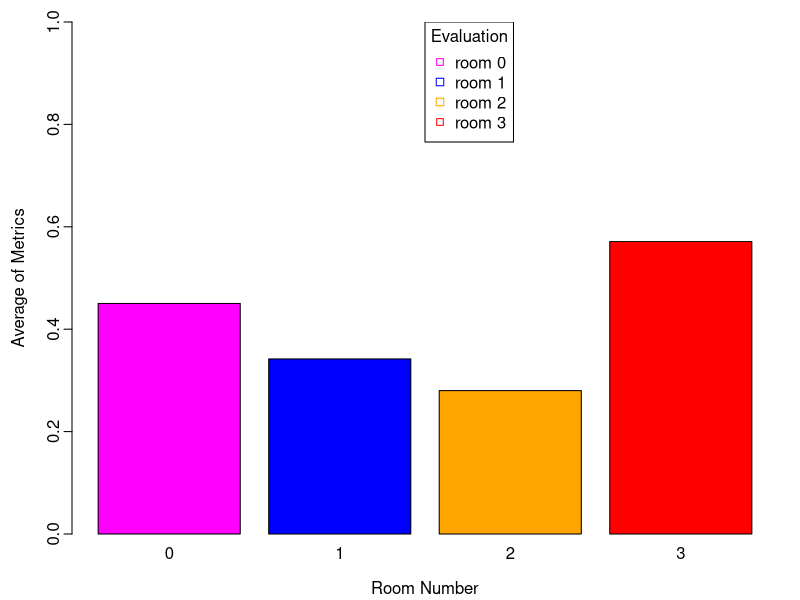

This figure's R source:
A <- c(0.450307, 0.341966, 0.280104, 0.57116)
              
pdf("eval5.pdf", width=6/2.54, height=10/2.54,
    pointsize=10)
par(mgp=c(2.2,0.45,0), tcl=-0.4, mar=c(3.3,3.6,1.1,1.1))

barplot(A,
        names.arg=c(0, 1, 2, 3),
        xlab="Room Number",
        ylab="Average of Metrics",
        col=c("magenta", "blue", "orange", "red"),
        beside=TRUE,
        ylim=c(0,1)
        )
legend(x=2.5, y=1.0,
       c("room 0", "room 1", "room 2", "room 3"),
       cex=1,
       title="Evaluation",
       col=c("magenta", "blue", "orange", "red"),
       pch=c(22,0,0)
)
dev.off()
